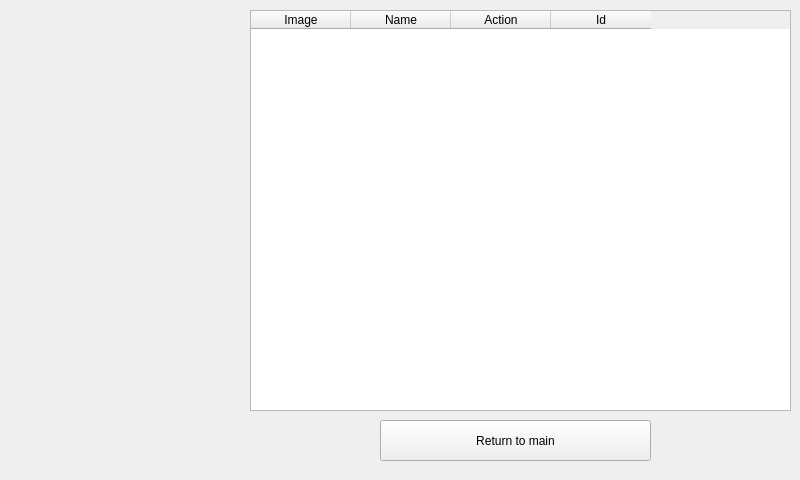
<?xml version="1.0" encoding="UTF-8"?>
<ui version="4.0">
 <class>EditMemWindow</class>
 <widget class="QMainWindow" name="EditMemWindow">
  <property name="geometry">
   <rect>
    <x>0</x>
    <y>0</y>
    <width>800</width>
    <height>480</height>
   </rect>
  </property>
  <property name="sizePolicy">
   <sizepolicy hsizetype="Preferred" vsizetype="Preferred">
    <horstretch>0</horstretch>
    <verstretch>0</verstretch>
   </sizepolicy>
  </property>
  <property name="minimumSize">
   <size>
    <width>0</width>
    <height>0</height>
   </size>
  </property>
  <property name="maximumSize">
   <size>
    <width>16777215</width>
    <height>16777215</height>
   </size>
  </property>
  <property name="tabletTracking">
   <bool>false</bool>
  </property>
  <property name="windowTitle">
   <string>Edit Members</string>
  </property>
  <property name="styleSheet">
   <string notr="true">QWidget#centralwidget{background-image: url(:/images/Backgrnd_nowibk.png)}</string>
  </property>
  <widget class="QWidget" name="centralwidget">
   <widget class="QTableWidget" name="tableWidget">
    <property name="geometry">
     <rect>
      <x>250</x>
      <y>10</y>
      <width>541</width>
      <height>401</height>
     </rect>
    </property>
    <property name="lineWidth">
     <number>1</number>
    </property>
    <property name="verticalScrollBarPolicy">
     <enum>Qt::ScrollBarAlwaysOff</enum>
    </property>
    <property name="horizontalScrollBarPolicy">
     <enum>Qt::ScrollBarAlwaysOff</enum>
    </property>
    <property name="sizeAdjustPolicy">
     <enum>QAbstractScrollArea::AdjustToContents</enum>
    </property>
    <property name="editTriggers">
     <set>QAbstractItemView::NoEditTriggers</set>
    </property>
    <property name="dragEnabled">
     <bool>false</bool>
    </property>
    <property name="alternatingRowColors">
     <bool>true</bool>
    </property>
    <property name="selectionMode">
     <enum>QAbstractItemView::NoSelection</enum>
    </property>
    <property name="verticalScrollMode">
     <enum>QAbstractItemView::ScrollPerPixel</enum>
    </property>
    <property name="horizontalScrollMode">
     <enum>QAbstractItemView::ScrollPerPixel</enum>
    </property>
    <property name="columnCount">
     <number>4</number>
    </property>
    <attribute name="verticalHeaderVisible">
     <bool>false</bool>
    </attribute>
    <column>
     <property name="text">
      <string>Image</string>
     </property>
    </column>
    <column>
     <property name="text">
      <string>Name</string>
     </property>
    </column>
    <column>
     <property name="text">
      <string>Action</string>
     </property>
    </column>
    <column>
     <property name="text">
      <string>Id</string>
     </property>
    </column>
   </widget>
   <widget class="QPushButton" name="return_btn">
    <property name="geometry">
     <rect>
      <x>380</x>
      <y>420</y>
      <width>271</width>
      <height>41</height>
     </rect>
    </property>
    <property name="text">
     <string>Return to main</string>
    </property>
   </widget>
  </widget>
 </widget>
 <resources>
  <include location="resources.qrc"/>
 </resources>
 <connections/>
</ui>
